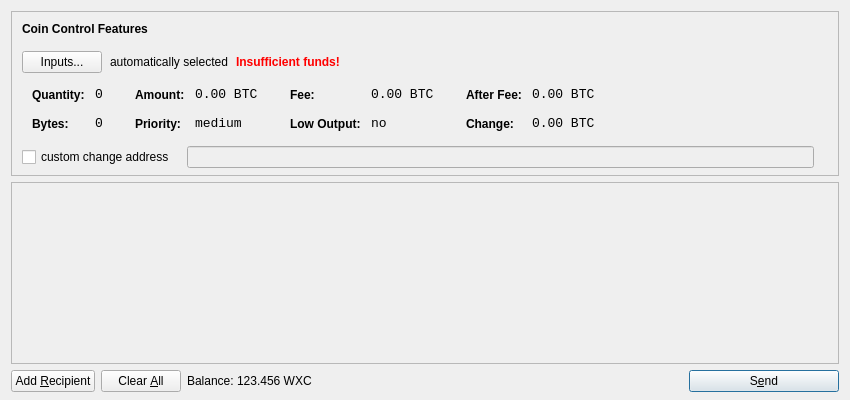
<?xml version="1.0" encoding="UTF-8"?>
<ui version="4.0">
 <class>SendCoinsDialog</class>
 <widget class="QDialog" name="SendCoinsDialog">
  <property name="geometry">
   <rect>
    <x>0</x>
    <y>0</y>
    <width>850</width>
    <height>400</height>
   </rect>
  </property>
  <property name="windowTitle">
   <string>Send Coins</string>
  </property>
  <layout class="QVBoxLayout" name="verticalLayout" stretch="0,1,0">
   <property name="bottomMargin">
    <number>8</number>
   </property>
   <item>
    <widget class="QFrame" name="frameCoinControl">
     <property name="sizePolicy">
      <sizepolicy hsizetype="Expanding" vsizetype="Expanding">
       <horstretch>0</horstretch>
       <verstretch>0</verstretch>
      </sizepolicy>
     </property>
     <property name="maximumSize">
      <size>
       <width>16777215</width>
       <height>16777215</height>
      </size>
     </property>
     <property name="frameShape">
      <enum>QFrame::StyledPanel</enum>
     </property>
     <property name="frameShadow">
      <enum>QFrame::Sunken</enum>
     </property>
     <layout class="QVBoxLayout" name="verticalLayoutCoinControl2">
      <property name="spacing">
       <number>-1</number>
      </property>
      <property name="leftMargin">
       <number>0</number>
      </property>
      <property name="topMargin">
       <number>0</number>
      </property>
      <property name="rightMargin">
       <number>0</number>
      </property>
      <property name="bottomMargin">
       <number>6</number>
      </property>
      <item>
       <layout class="QVBoxLayout" name="verticalLayoutCoinControl" stretch="0,0,0,0,1">
        <property name="spacing">
         <number>0</number>
        </property>
        <property name="leftMargin">
         <number>10</number>
        </property>
        <property name="topMargin">
         <number>10</number>
        </property>
        <item>
         <layout class="QHBoxLayout" name="horizontalLayoutCoinControl1">
          <property name="bottomMargin">
           <number>15</number>
          </property>
          <item>
           <widget class="QLabel" name="labelCoinControlFeatures">
            <property name="sizePolicy">
             <sizepolicy hsizetype="Preferred" vsizetype="Maximum">
              <horstretch>0</horstretch>
              <verstretch>0</verstretch>
             </sizepolicy>
            </property>
            <property name="font">
             <font>
              <weight>75</weight>
              <bold>true</bold>
             </font>
            </property>
            <property name="styleSheet">
             <string notr="true">font-weight:bold;</string>
            </property>
            <property name="text">
             <string>Coin Control Features</string>
            </property>
           </widget>
          </item>
         </layout>
        </item>
        <item>
         <layout class="QHBoxLayout" name="horizontalLayoutCoinControl2" stretch="0,0,0,0">
          <property name="spacing">
           <number>8</number>
          </property>
          <property name="bottomMargin">
           <number>10</number>
          </property>
          <item>
           <widget class="QPushButton" name="pushButtonCoinControl">
            <property name="styleSheet">
             <string notr="true"/>
            </property>
            <property name="text">
             <string>Inputs...</string>
            </property>
           </widget>
          </item>
          <item>
           <widget class="QLabel" name="labelCoinControlAutomaticallySelected">
            <property name="text">
             <string>automatically selected</string>
            </property>
            <property name="margin">
             <number>5</number>
            </property>
           </widget>
          </item>
          <item>
           <widget class="QLabel" name="labelCoinControlInsuffFunds">
            <property name="font">
             <font>
              <weight>75</weight>
              <bold>true</bold>
             </font>
            </property>
            <property name="styleSheet">
             <string notr="true">color:red;font-weight:bold;</string>
            </property>
            <property name="text">
             <string>Insufficient funds!</string>
            </property>
            <property name="margin">
             <number>5</number>
            </property>
           </widget>
          </item>
          <item>
           <spacer name="horizontalSpacerCoinControl">
            <property name="orientation">
             <enum>Qt::Horizontal</enum>
            </property>
            <property name="sizeHint" stdset="0">
             <size>
              <width>40</width>
              <height>1</height>
             </size>
            </property>
           </spacer>
          </item>
         </layout>
        </item>
        <item>
         <widget class="QWidget" name="widgetCoinControl" native="true">
          <property name="sizePolicy">
           <sizepolicy hsizetype="Preferred" vsizetype="Preferred">
            <horstretch>0</horstretch>
            <verstretch>0</verstretch>
           </sizepolicy>
          </property>
          <property name="minimumSize">
           <size>
            <width>0</width>
            <height>0</height>
           </size>
          </property>
          <property name="styleSheet">
           <string notr="true"/>
          </property>
          <layout class="QHBoxLayout" name="horizontalLayoutCoinControl5">
           <property name="margin">
            <number>0</number>
           </property>
           <item>
            <layout class="QHBoxLayout" name="horizontalLayoutCoinControl3" stretch="0,0,0,1">
             <property name="spacing">
              <number>20</number>
             </property>
             <property name="topMargin">
              <number>0</number>
             </property>
             <property name="bottomMargin">
              <number>10</number>
             </property>
             <item>
              <layout class="QFormLayout" name="formLayoutCoinControl1">
               <property name="horizontalSpacing">
                <number>10</number>
               </property>
               <property name="verticalSpacing">
                <number>14</number>
               </property>
               <property name="leftMargin">
                <number>10</number>
               </property>
               <property name="topMargin">
                <number>4</number>
               </property>
               <property name="rightMargin">
                <number>6</number>
               </property>
               <item row="0" column="0">
                <widget class="QLabel" name="labelCoinControlQuantityText">
                 <property name="styleSheet">
                  <string notr="true">font-weight:bold;</string>
                 </property>
                 <property name="text">
                  <string>Quantity:</string>
                 </property>
                 <property name="margin">
                  <number>0</number>
                 </property>
                </widget>
               </item>
               <item row="0" column="1">
                <widget class="QLabel" name="labelCoinControlQuantity">
                 <property name="font">
                  <font>
                   <family>Monospace</family>
                   <pointsize>10</pointsize>
                  </font>
                 </property>
                 <property name="cursor">
                  <cursorShape>IBeamCursor</cursorShape>
                 </property>
                 <property name="contextMenuPolicy">
                  <enum>Qt::ActionsContextMenu</enum>
                 </property>
                 <property name="text">
                  <string notr="true">0</string>
                 </property>
                 <property name="margin">
                  <number>0</number>
                 </property>
                 <property name="textInteractionFlags">
                  <set>Qt::LinksAccessibleByMouse|Qt::TextSelectableByKeyboard|Qt::TextSelectableByMouse</set>
                 </property>
                </widget>
               </item>
               <item row="1" column="0">
                <widget class="QLabel" name="labelCoinControlBytesText">
                 <property name="styleSheet">
                  <string notr="true">font-weight:bold;</string>
                 </property>
                 <property name="text">
                  <string>Bytes:</string>
                 </property>
                </widget>
               </item>
               <item row="1" column="1">
                <widget class="QLabel" name="labelCoinControlBytes">
                 <property name="font">
                  <font>
                   <family>Monospace</family>
                   <pointsize>10</pointsize>
                  </font>
                 </property>
                 <property name="cursor">
                  <cursorShape>IBeamCursor</cursorShape>
                 </property>
                 <property name="contextMenuPolicy">
                  <enum>Qt::ActionsContextMenu</enum>
                 </property>
                 <property name="text">
                  <string notr="true">0</string>
                 </property>
                 <property name="textInteractionFlags">
                  <set>Qt::LinksAccessibleByMouse|Qt::TextSelectableByKeyboard|Qt::TextSelectableByMouse</set>
                 </property>
                </widget>
               </item>
              </layout>
             </item>
             <item>
              <layout class="QFormLayout" name="formLayoutCoinControl2">
               <property name="horizontalSpacing">
                <number>10</number>
               </property>
               <property name="verticalSpacing">
                <number>14</number>
               </property>
               <property name="leftMargin">
                <number>6</number>
               </property>
               <property name="topMargin">
                <number>4</number>
               </property>
               <property name="rightMargin">
                <number>6</number>
               </property>
               <item row="0" column="0">
                <widget class="QLabel" name="labelCoinControlAmountText">
                 <property name="styleSheet">
                  <string notr="true">font-weight:bold;</string>
                 </property>
                 <property name="text">
                  <string>Amount:</string>
                 </property>
                 <property name="margin">
                  <number>0</number>
                 </property>
                </widget>
               </item>
               <item row="0" column="1">
                <widget class="QLabel" name="labelCoinControlAmount">
                 <property name="font">
                  <font>
                   <family>Monospace</family>
                   <pointsize>10</pointsize>
                  </font>
                 </property>
                 <property name="cursor">
                  <cursorShape>IBeamCursor</cursorShape>
                 </property>
                 <property name="contextMenuPolicy">
                  <enum>Qt::ActionsContextMenu</enum>
                 </property>
                 <property name="text">
                  <string notr="true">0.00 BTC</string>
                 </property>
                 <property name="textInteractionFlags">
                  <set>Qt::LinksAccessibleByMouse|Qt::TextSelectableByKeyboard|Qt::TextSelectableByMouse</set>
                 </property>
                </widget>
               </item>
               <item row="1" column="0">
                <widget class="QLabel" name="labelCoinControlPriorityText">
                 <property name="styleSheet">
                  <string notr="true">font-weight:bold;</string>
                 </property>
                 <property name="text">
                  <string>Priority:</string>
                 </property>
                </widget>
               </item>
               <item row="1" column="1">
                <widget class="QLabel" name="labelCoinControlPriority">
                 <property name="font">
                  <font>
                   <family>Monospace</family>
                   <pointsize>10</pointsize>
                  </font>
                 </property>
                 <property name="cursor">
                  <cursorShape>IBeamCursor</cursorShape>
                 </property>
                 <property name="contextMenuPolicy">
                  <enum>Qt::ActionsContextMenu</enum>
                 </property>
                 <property name="text">
                  <string>medium</string>
                 </property>
                 <property name="textInteractionFlags">
                  <set>Qt::LinksAccessibleByMouse|Qt::TextSelectableByKeyboard|Qt::TextSelectableByMouse</set>
                 </property>
                </widget>
               </item>
              </layout>
             </item>
             <item>
              <layout class="QFormLayout" name="formLayoutCoinControl3">
               <property name="horizontalSpacing">
                <number>10</number>
               </property>
               <property name="verticalSpacing">
                <number>14</number>
               </property>
               <property name="leftMargin">
                <number>6</number>
               </property>
               <property name="topMargin">
                <number>4</number>
               </property>
               <property name="rightMargin">
                <number>6</number>
               </property>
               <item row="0" column="0">
                <widget class="QLabel" name="labelCoinControlFeeText">
                 <property name="styleSheet">
                  <string notr="true">font-weight:bold;</string>
                 </property>
                 <property name="text">
                  <string>Fee:</string>
                 </property>
                 <property name="margin">
                  <number>0</number>
                 </property>
                </widget>
               </item>
               <item row="0" column="1">
                <widget class="QLabel" name="labelCoinControlFee">
                 <property name="font">
                  <font>
                   <family>Monospace</family>
                   <pointsize>10</pointsize>
                  </font>
                 </property>
                 <property name="cursor">
                  <cursorShape>IBeamCursor</cursorShape>
                 </property>
                 <property name="contextMenuPolicy">
                  <enum>Qt::ActionsContextMenu</enum>
                 </property>
                 <property name="text">
                  <string notr="true">0.00 BTC</string>
                 </property>
                 <property name="textInteractionFlags">
                  <set>Qt::LinksAccessibleByMouse|Qt::TextSelectableByKeyboard|Qt::TextSelectableByMouse</set>
                 </property>
                </widget>
               </item>
               <item row="1" column="0">
                <widget class="QLabel" name="labelCoinControlLowOutputText">
                 <property name="styleSheet">
                  <string notr="true">font-weight:bold;</string>
                 </property>
                 <property name="text">
                  <string>Low Output:</string>
                 </property>
                </widget>
               </item>
               <item row="1" column="1">
                <widget class="QLabel" name="labelCoinControlLowOutput">
                 <property name="font">
                  <font>
                   <family>Monospace</family>
                   <pointsize>10</pointsize>
                  </font>
                 </property>
                 <property name="cursor">
                  <cursorShape>IBeamCursor</cursorShape>
                 </property>
                 <property name="contextMenuPolicy">
                  <enum>Qt::ActionsContextMenu</enum>
                 </property>
                 <property name="text">
                  <string>no</string>
                 </property>
                 <property name="textInteractionFlags">
                  <set>Qt::LinksAccessibleByMouse|Qt::TextSelectableByKeyboard|Qt::TextSelectableByMouse</set>
                 </property>
                </widget>
               </item>
              </layout>
             </item>
             <item>
              <layout class="QFormLayout" name="formLayoutCoinControl4">
               <property name="horizontalSpacing">
                <number>10</number>
               </property>
               <property name="verticalSpacing">
                <number>14</number>
               </property>
               <property name="leftMargin">
                <number>6</number>
               </property>
               <property name="topMargin">
                <number>4</number>
               </property>
               <property name="rightMargin">
                <number>6</number>
               </property>
               <item row="0" column="0">
                <widget class="QLabel" name="labelCoinControlAfterFeeText">
                 <property name="styleSheet">
                  <string notr="true">font-weight:bold;</string>
                 </property>
                 <property name="text">
                  <string>After Fee:</string>
                 </property>
                 <property name="margin">
                  <number>0</number>
                 </property>
                </widget>
               </item>
               <item row="0" column="1">
                <widget class="QLabel" name="labelCoinControlAfterFee">
                 <property name="font">
                  <font>
                   <family>Monospace</family>
                   <pointsize>10</pointsize>
                  </font>
                 </property>
                 <property name="cursor">
                  <cursorShape>IBeamCursor</cursorShape>
                 </property>
                 <property name="contextMenuPolicy">
                  <enum>Qt::ActionsContextMenu</enum>
                 </property>
                 <property name="text">
                  <string notr="true">0.00 BTC</string>
                 </property>
                 <property name="textInteractionFlags">
                  <set>Qt::LinksAccessibleByMouse|Qt::TextSelectableByKeyboard|Qt::TextSelectableByMouse</set>
                 </property>
                </widget>
               </item>
               <item row="1" column="0">
                <widget class="QLabel" name="labelCoinControlChangeText">
                 <property name="styleSheet">
                  <string notr="true">font-weight:bold;</string>
                 </property>
                 <property name="text">
                  <string>Change:</string>
                 </property>
                </widget>
               </item>
               <item row="1" column="1">
                <widget class="QLabel" name="labelCoinControlChange">
                 <property name="font">
                  <font>
                   <family>Monospace</family>
                   <pointsize>10</pointsize>
                  </font>
                 </property>
                 <property name="cursor">
                  <cursorShape>IBeamCursor</cursorShape>
                 </property>
                 <property name="contextMenuPolicy">
                  <enum>Qt::ActionsContextMenu</enum>
                 </property>
                 <property name="text">
                  <string notr="true">0.00 BTC</string>
                 </property>
                 <property name="textInteractionFlags">
                  <set>Qt::LinksAccessibleByMouse|Qt::TextSelectableByKeyboard|Qt::TextSelectableByMouse</set>
                 </property>
                </widget>
               </item>
              </layout>
             </item>
            </layout>
           </item>
          </layout>
         </widget>
        </item>
        <item>
         <layout class="QHBoxLayout" name="horizontalLayoutCoinControl4" stretch="0,0,0">
          <property name="spacing">
           <number>12</number>
          </property>
          <property name="sizeConstraint">
           <enum>QLayout::SetDefaultConstraint</enum>
          </property>
          <property name="topMargin">
           <number>5</number>
          </property>
          <property name="rightMargin">
           <number>5</number>
          </property>
          <item>
           <widget class="QCheckBox" name="checkBoxCoinControlChange">
            <property name="text">
             <string>custom change address</string>
            </property>
           </widget>
          </item>
          <item>
           <widget class="QLineEdit" name="lineEditCoinControlChange">
            <property name="enabled">
             <bool>false</bool>
            </property>
            <property name="sizePolicy">
             <sizepolicy hsizetype="Expanding" vsizetype="Fixed">
              <horstretch>0</horstretch>
              <verstretch>0</verstretch>
             </sizepolicy>
            </property>
           </widget>
          </item>
          <item>
           <widget class="QLabel" name="labelCoinControlChangeLabel">
            <property name="sizePolicy">
             <sizepolicy hsizetype="Preferred" vsizetype="Expanding">
              <horstretch>0</horstretch>
              <verstretch>0</verstretch>
             </sizepolicy>
            </property>
            <property name="minimumSize">
             <size>
              <width>0</width>
              <height>0</height>
             </size>
            </property>
            <property name="text">
             <string/>
            </property>
            <property name="margin">
             <number>3</number>
            </property>
           </widget>
          </item>
         </layout>
        </item>
        <item>
         <spacer name="verticalSpacerCoinControl">
          <property name="orientation">
           <enum>Qt::Vertical</enum>
          </property>
          <property name="sizeHint" stdset="0">
           <size>
            <width>800</width>
            <height>1</height>
           </size>
          </property>
         </spacer>
        </item>
       </layout>
      </item>
     </layout>
    </widget>
   </item>
   <item>
    <widget class="QScrollArea" name="scrollArea">
     <property name="widgetResizable">
      <bool>true</bool>
     </property>
     <widget class="QWidget" name="scrollAreaWidgetContents">
      <property name="geometry">
       <rect>
        <x>0</x>
        <y>0</y>
        <width>830</width>
        <height>165</height>
       </rect>
      </property>
      <layout class="QVBoxLayout" name="verticalLayout_2">
       <property name="margin">
        <number>0</number>
       </property>
       <item>
        <layout class="QVBoxLayout" name="entries">
         <property name="spacing">
          <number>6</number>
         </property>
        </layout>
       </item>
       <item>
        <spacer name="verticalSpacer">
         <property name="orientation">
          <enum>Qt::Vertical</enum>
         </property>
         <property name="sizeHint" stdset="0">
          <size>
           <width>20</width>
           <height>40</height>
          </size>
         </property>
        </spacer>
       </item>
      </layout>
     </widget>
    </widget>
   </item>
   <item>
    <layout class="QHBoxLayout" name="horizontalLayout">
     <item>
      <widget class="QPushButton" name="addButton">
       <property name="toolTip">
        <string>Send to multiple recipients at once</string>
       </property>
       <property name="text">
        <string>Add &amp;Recipient</string>
       </property>
       <property name="icon">
        <iconset resource="../bitcoin.qrc">
         <normaloff>:/icons/add</normaloff>:/icons/add</iconset>
       </property>
       <property name="autoDefault">
        <bool>false</bool>
       </property>
      </widget>
     </item>
     <item>
      <widget class="QPushButton" name="clearButton">
       <property name="sizePolicy">
        <sizepolicy hsizetype="Minimum" vsizetype="Fixed">
         <horstretch>0</horstretch>
         <verstretch>0</verstretch>
        </sizepolicy>
       </property>
       <property name="toolTip">
        <string>Remove all transaction fields</string>
       </property>
       <property name="text">
        <string>Clear &amp;All</string>
       </property>
       <property name="icon">
        <iconset resource="../bitcoin.qrc">
         <normaloff>:/icons/remove</normaloff>:/icons/remove</iconset>
       </property>
       <property name="autoRepeatDelay">
        <number>300</number>
       </property>
       <property name="autoDefault">
        <bool>false</bool>
       </property>
      </widget>
     </item>
     <item>
      <layout class="QHBoxLayout" name="horizontalLayout_2">
       <property name="spacing">
        <number>3</number>
       </property>
       <item>
        <widget class="QLabel" name="label">
         <property name="text">
          <string>Balance:</string>
         </property>
        </widget>
       </item>
       <item>
        <widget class="QLabel" name="labelBalance">
         <property name="cursor">
          <cursorShape>IBeamCursor</cursorShape>
         </property>
         <property name="text">
          <string>123.456 WXC</string>
         </property>
         <property name="textInteractionFlags">
          <set>Qt::LinksAccessibleByMouse|Qt::TextSelectableByKeyboard|Qt::TextSelectableByMouse</set>
         </property>
        </widget>
       </item>
      </layout>
     </item>
     <item>
      <spacer name="horizontalSpacer">
       <property name="orientation">
        <enum>Qt::Horizontal</enum>
       </property>
       <property name="sizeHint" stdset="0">
        <size>
         <width>40</width>
         <height>20</height>
        </size>
       </property>
      </spacer>
     </item>
     <item>
      <widget class="QPushButton" name="sendButton">
       <property name="minimumSize">
        <size>
         <width>150</width>
         <height>0</height>
        </size>
       </property>
       <property name="toolTip">
        <string>Confirm the send action</string>
       </property>
       <property name="text">
        <string>S&amp;end</string>
       </property>
       <property name="icon">
        <iconset resource="../bitcoin.qrc">
         <normaloff>:/icons/send</normaloff>:/icons/send</iconset>
       </property>
       <property name="default">
        <bool>true</bool>
       </property>
      </widget>
     </item>
    </layout>
   </item>
  </layout>
 </widget>
 <resources>
  <include location="../bitcoin.qrc"/>
 </resources>
 <connections/>
</ui>
